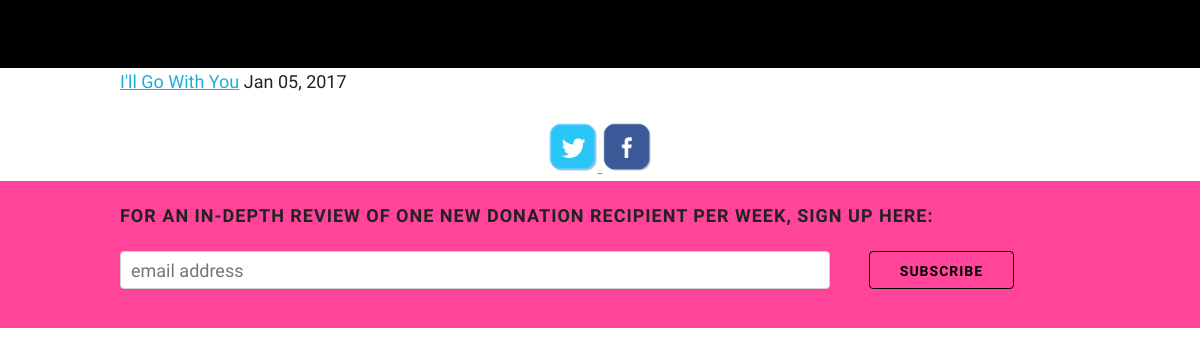
Page /blog/ on the earlier database version.
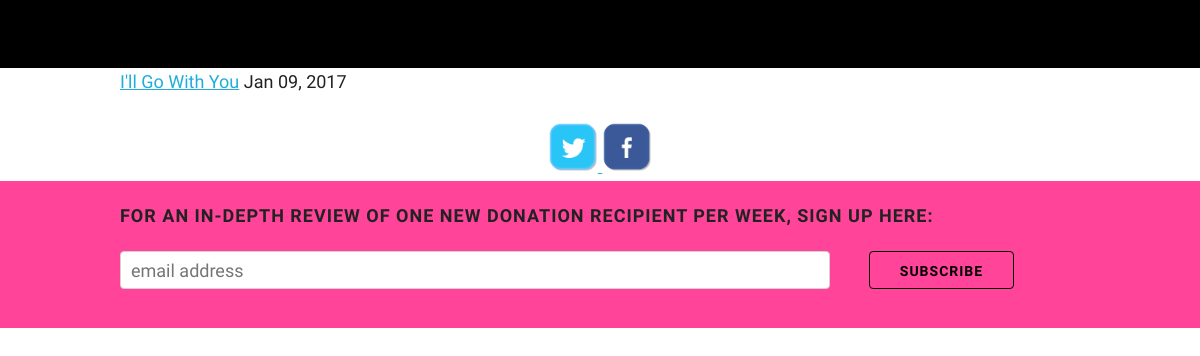
Same page on the later database version.
### blog/models.py (models this page shows, shortened)
class Post(models.Model):
    title = models.CharField(max_length=255)
    slug = models.SlugField(max_length=255, unique=True)
    recipient = models.ForeignKey(Recipient)
    publish = models.BooleanField(default=False)
    created_at = models.DateTimeField()
    class Meta:
        ordering = ['-created_at']

### blog/views.py (the view)
def list_all(request):
    list_all = Post.objects.filter(publish=True).order_by('-created_at')
    context = {
        'entry_list': list_all,
        'url': request.META['QUERY_STRING'],
    }
    return render(request, 'blog/all.html', context)

### blog/templates/blog/all.html
{% include "blog/header.html" %}
{% include "blog/picker.html" %}
<div class="container">
    {% if entry_list %}
        {% for entry in entry_list %}
            <p>
                <a href="/blog/post/{{ entry.slug }}/">{{ entry.title }}</a> {{ entry.created_at|date:"M d, Y" }}
            </p>
        {% endfor %}
    {% else %}
        No entries available.<br />
    {% endif %}
</div>
{% include "blog/footer.html" %}
{% include "recipients/newsletter_signup.html" %}

Differences in the rows shown:
changed Post "I'll Go With You": created_at "Jan 05, 2017" → "Jan 09, 2017"
